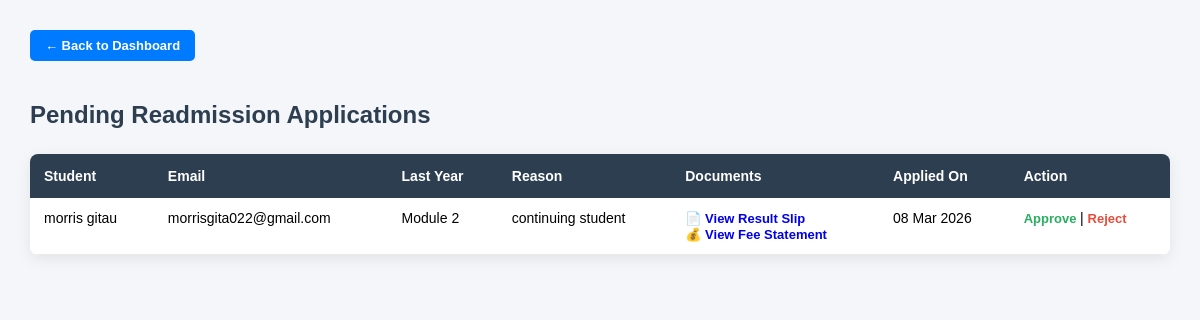
Screenshot of /admin/readmission_requests.php (signed in) with the database file from the repository.
### tables this page shows
CREATE TABLE `readmissions` (
  `id` int(11) NOT NULL,
  `user_id` int(11) NOT NULL,
  `last_course` varchar(255) DEFAULT NULL,
  `last_level` varchar(50) DEFAULT NULL,
  `last_year` int(11) DEFAULT NULL,
  `reason` text DEFAULT NULL,
  `status` enum('pending','approved','rejected') DEFAULT 'pending',
  `created_at` datetime DEFAULT current_timestamp(),
  `reviewed_at` datetime DEFAULT NULL,
  `result_slip` varchar(255) DEFAULT NULL,
  `fee_statement` varchar(255) DEFAULT NULL
);

CREATE TABLE `users` (
  `id` int(11) NOT NULL,
  `admission_no` varchar(20) DEFAULT NULL,
  `full_name` varchar(255) NOT NULL,
  `email` varchar(255) NOT NULL,
  `password` varchar(255) NOT NULL,
  `gender` enum('Male','Female') NOT NULL,
  `profile_picture` varchar(255) DEFAULT NULL,
  `is_verified` tinyint(1) NOT NULL DEFAULT 0,
  `last_year_of_study` int(11) DEFAULT NULL,
  `created_at` timestamp NOT NULL DEFAULT current_timestamp(),
  `verify_token` varchar(64) DEFAULT NULL,
  `readmission_status` enum('none','pending','approved','rejected') NOT NULL DEFAULT 'none',
  `admission_status` enum('locked','pending','approved') NOT NULL DEFAULT 'locked',
  `readmission_reason` text DEFAULT NULL,
  `readmission_date` date DEFAULT NULL,
  `readmission_applied_at` datetime DEFAULT NULL,
  `role` enum('student','admin') NOT NULL DEFAULT 'student'
);

### admin/readmission_requests.php (the view, shortened to what this page needs)
<?php
require_once __DIR__ . '/../includes/db.php';
$stmt = $pdo->query("
    SELECT
        r.id,
        r.last_year,
        r.reason,
        r.created_at,
        r.result_slip,
        r.fee_statement,
        u.full_name,
        u.email
    FROM readmissions r
    JOIN users u ON r.user_id = u.id
    WHERE r.status = 'pending'
    ORDER BY r.created_at ASC
");
$requests = $stmt->fetchAll(PDO::FETCH_ASSOC);
?>
<!DOCTYPE html>
<html>
<head>
<link rel="stylesheet" href="../css/admin.css">
<link rel="stylesheet" href="../css/readmission_requests.css">
</head>
<body>
<a href="dashboard.php" class="back-btn">← Back to Dashboard</a>
<h2>Pending Readmission Applications</h2>
<?php if (!$requests): ?>
    <p>No pending applications.</p>
<?php else: ?>
<table>
<tr>
    <th>Student</th>
    <th>Email</th>
    <th>Last Year</th>
    <th>Reason</th>
    <th>Documents</th>
    <th>Applied On</th>
    <th>Action</th>
</tr>
<?php foreach ($requests as $r): ?>
<tr>
    <td><?= htmlspecialchars($r['full_name']) ?></td>
    <td><?= htmlspecialchars($r['email']) ?></td>
    <td>Module <?= htmlspecialchars($r['last_year']) ?></td>
    <td><?= nl2br(htmlspecialchars($r['reason'])) ?></td>
    <td>
        <?php if (!empty($r['result_slip'])): ?>
            <a class="doc-link"
               href="../uploads/readmission_docs/<?= htmlspecialchars($r['result_slip']) ?>"
               target="_blank">
               📄 View Result Slip
            </a><br>
        <?php else: ?>
            No Result Slip<br>
        <?php endif; ?>
        <?php if (!empty($r['fee_statement'])): ?>
            <a class="doc-link"
               href="../uploads/readmission_docs/<?= htmlspecialchars($r['fee_statement']) ?>"
               target="_blank">
               💰 View Fee Statement
            </a>
        <?php else: ?>
            No Fee Statement
        <?php endif; ?>
    </td>
    <td><?= date('d M Y', strtotime($r['created_at'])) ?></td>
    <td>
        <a class="approve"
           href="approve_readmission.php?id=<?= $r['id'] ?>&action=approve"
           onclick="return confirm('Approve this application?')">
           Approve
        </a>
        |
        <a class="reject"
           href="approve_readmission.php?id=<?= $r['id'] ?>&action=reject"
           onclick="return confirm('Reject this application?')">
           Reject
        </a>
    </td>
</tr>
<?php endforeach; ?>
</table>
<?php endif; ?>
</body>
</html>

### css/admin.css (style rules this page uses)
body { font-family: Arial, sans-serif; background: #f4f6f9; margin: 0; }

### css/readmission_requests.css (style rules this page uses)
body { font-family: Arial, Helvetica, sans-serif; background: #f4f6f9; margin: 0; padding: 30px; }
h2 { margin-bottom: 25px; color: #2c3e50; }
table { width: 100%; border-collapse: collapse; background: #ffffff; box-shadow: 0 4px 15px rgba(0,0,0,0.08); border-radius: 8px; overflow: hidden; }
th { background: #2c3e50; color: #ffffff; text-align: left; padding: 14px; font-size: 14px; }
td { padding: 12px 14px; font-size: 14px; border-bottom: 1px solid #eaeaea; vertical-align: top; }
a { text-decoration: none; font-weight: bold; font-size: 13px; }
a[href*="approve"] { color: #27ae60; }
a[href*="reject"] { color: #e74c3c; }

### admin/readmission_requests.php (style rules this page uses)
.back-btn { display: inline-block; margin-bottom: 20px; padding: 8px 15px; background: #007bff; color: white; text-decoration: none; border-radius: 5px; }

### rows the page displays
readmissions: user.full_name "morris gitau", user.email "morrisgita022@gmail.com", last_year "2", reason "continuing student", created_at "08 Mar 2026"
